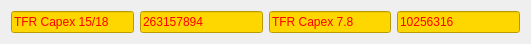
       <widget class="QWidget" name="layoutWidget">
        <property name="geometry">
         <rect>
          <x>80</x>
          <y>1990</y>
          <width>531</width>
          <height>24</height>
         </rect>
        </property>
        <layout class="QHBoxLayout" name="leTFRCapex15_18">
         <item>
          <widget class="QLineEdit" name="capex_TFR_output">
           <property name="styleSheet">
            <string notr="true">QLineEdit {
    background-color: #FFD700; /* Darker yellow */
    color: #FF0000; /* Red */
}
</string>
           </property>
           <property name="text">
            <string>TFR Capex 15/18</string>
           </property>
           <property name="readOnly">
            <bool>true</bool>
           </property>
          </widget>
         </item>
         <item>
          <widget class="QLineEdit" name="capex_TFR_number_output">
           <property name="styleSheet">
            <string notr="true">QLineEdit {
    background-color: #FFD700; /* Darker yellow */
    color: #FF0000; /* Red */
}
</string>
           </property>
           <property name="text">
            <string>263157894</string>
           </property>
           <property name="readOnly">
            <bool>true</bool>
           </property>
          </widget>
         </item>
         <item>
          <widget class="QLineEdit" name="TFR_7_Output">
           <property name="styleSheet">
            <string notr="true">QLineEdit {
    background-color: #FFD700; /* Darker yellow */
    color: #FF0000; /* Red */
}
</string>
           </property>
           <property name="text">
            <string>TFR Capex 7.8</string>
           </property>
           <property name="readOnly">
            <bool>true</bool>
           </property>
          </widget>
         </item>
         <item>
          <widget class="QLineEdit" name="TRF_Capex_7_number_output">
           <property name="styleSheet">
            <string notr="true">QLineEdit {
    background-color: #FFD700; /* Darker yellow */
    color: #FF0000; /* Red */
}
</string>
           </property>
           <property name="text">
            <string>10256316</string>
           </property>
           <property name="readOnly">
            <bool>true</bool>
           </property>
          </widget>
         </item>
        </layout>
       </widget>
